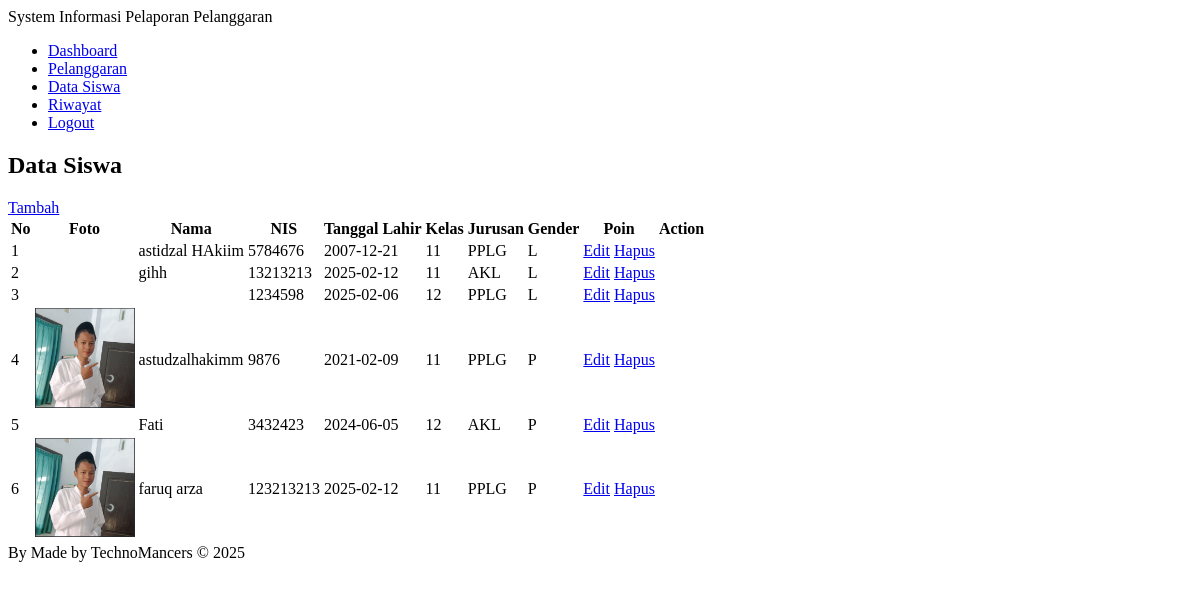
The app's page /?hal=siswa (signed in) with its own data.
### tables this page shows
CREATE TABLE IF NOT EXISTS `siswa` (
  `id_siswa` int NOT NULL AUTO_INCREMENT,
  `foto` varchar(1000) NOT NULL,
  `nama_siswa` varchar(50) NOT NULL,
  `nis` int NOT NULL,
  `tanggal_lahir` date NOT NULL,
  `kelas` enum('10','11','12') NOT NULL,
  `jurusan` enum('AKL','PPLG') NOT NULL,
  `gender` enum('L','P') NOT NULL,
  `poin_sis` int DEFAULT NULL,
  PRIMARY KEY (`id_siswa`)
);

### content/siswa.php (the view, shortened to what this page needs)
<h2 class="judul">Data Siswa</h2>
<a href="?hal=siswa_tambah" class="tombol">Tambah</a>
<table class="table">
    <thead>
        <tr>
            <th>No</th>
            <th>Foto</th>
            <th>Nama</th>
            <th>NIS</th>
            <th>Tanggal Lahir</th>
            <th>Kelas</th>
            <th>Jurusan</th>
            <th>Gender</th>
            <th>Poin</th>
            <th>Action</th>
        </tr>
    </thead>
    <tbody>
        <?php
        $query = "SELECT * FROM siswa ORDER BY id_siswa DESC";
        $result = mysqli_query($con,$query);
        $no = 0;
        while($data = mysqli_fetch_array($result)){
            $no++;
        ?>
<tr>
    <td><?=$no?></td>
    <td><img src="images/<?=$data['foto']?>" alt="" width="100"></td>
    <td><?=$data['nama_siswa']?></td>
    <td><?=$data['nis']?></td>
    <td><?=$data['tanggal_lahir']?></td>
    <td><?=$data['kelas']?></td>
    <td><?=$data['jurusan']?></td>
    <td><?=$data['gender']?></td>
    <td>
        <a href="?hal=siswa_edit&id=<?=$data['id_siswa']?>"
        class="tombol edit">Edit</a>
        <a href="?hal=siswa_hapus&id=<?=$data['id_siswa']?>&foto=<?=$data['foto']?>"
        class="tombol hapus">Hapus</a>
    </td>
</tr>
<?php
}
?>
    </tbody>
</table>

### index.php (shortened to what this page needs)
<?php
if(empty($_SESSION['username']) OR empty($_SESSION['password'])) {
    echo "<p align='center'>Anda Harus Login Sek Brohh!!</p>";
    echo "<meta http-equiv='refresh' content='2; url=login.php'>";
}else{
?>
<!DOCTYPE html>
<html lang="en">
  <head>
    <link rel="stylesheet" href="css/style.css" />
  </head>
  <body>
    <div class="header">
        System Informasi Pelaporan Pelanggaran
    </div>
    <div class="container">
        <div class="sidebar">
            <ul>
                <li><a href="?hal=dashboard"><i class="fas fa-tachometer-alt"></i> Dashboard</a></li>
                <li><a href="?hal=pelanggaran"><i class="fas fa-exclamation-triangle"></i> Pelanggaran</a></li>
                <li><a href="?hal=siswa"><i class="fas fa-user-graduate"></i> Data Siswa</a></li>
                <li><a href="?hal=riwayat"><i class="fas fa-history"></i> Riwayat</a></li>
                <li><a href="?hal="><i class="fas fa-sign-out-alt"></i> Logout</a></li>
            </ul>
        </div>
    </div>
      <section class="main">
        <?php include "konten.php" ?>
      </section>
    <div class="footer">
        By Made <i class="fas fa-heart"></i> by TechnoMancers <span>© 2025</span>
    </div>
  </body>
</html>
<?php
}
?>

### konten.php (shortened to what this page needs)
<?php
$halaman = [
    "dashboard",
    "pelanggaran",
    "pelanggaran_tambah",
    "pelanggaran_insert",
    "pelanggaran_edit",
    "pelanggaran_update",
    "pelanggaran_hapus",
    "siswa",
    "siswa_tambah",
    "siswa_insert",
    "siswa_edit",
    "siswa_update",
    "siswa_hapus",
    "siswa_tebus",
    "siswa_proses",
    "riwayat",
    "riwayat_tambah",
    "prosesdata",
    "riwayat_edit",
    "riwayat_update",
    "riwayat_hapus"
];
if (isset($_GET['hal'])) {
    $hal = $_GET['hal'];
} else {
    $hal = 'dashboard';
}
foreach($halaman as $h) {
    if ($hal == $h) {
        include "content/$h.php";
        break;
    }
}
?>

### records on screen
siswa: nama_siswa "astidzal HAkiim", nis "5784676", tanggal_lahir "2007-12-21", kelas "11", jurusan "PPLG", gender "L"
siswa: nama_siswa "gihh", nis "13213213", tanggal_lahir "2025-02-12", kelas "11", jurusan "AKL", gender "L"
siswa: nis "1234598", tanggal_lahir "2025-02-06", kelas "12", jurusan "PPLG", gender "L"
siswa: foto (picture), nama_siswa "astudzalhakimm", nis "9876", tanggal_lahir "2021-02-09", kelas "11", jurusan "PPLG", gender "P"
siswa: nama_siswa "Fati", nis "3432423", tanggal_lahir "2024-06-05", kelas "12", jurusan "AKL", gender "P"
siswa: foto (picture), nama_siswa "faruq arza", nis "123213213", tanggal_lahir "2025-02-12", kelas "11", jurusan "PPLG", gender "P"
